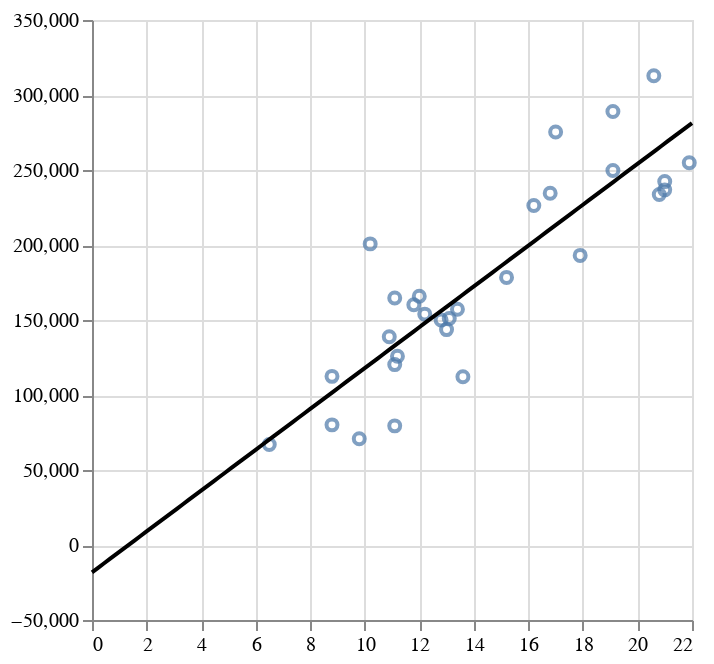

Source (notebook cell):
### Code cell
alt.Chart(df_swe_and_streamflow).mark_point().encode(
    alt.X('SWE:Q'),
    alt.Y('Seasonal total streamflow (acre-feet):Q')
) + alt.Chart(fit_line_df).mark_line(color='black').encode(
    alt.X('x:Q').title(''),
    alt.Y('y:Q').title('')
)

### Figure 1 — Vega-Lite specification as saved in the notebook (floating-point values rounded to 4 significant figures)
{"config": {"view": {"continuousWidth": 300, "continuousHeight": 300}}, "layer": [{"data": {"name": "data-207518f0fdf3b872be93061986733fb5"}, "mark": {"type": "point"}, "encoding": {"x": {"field": "SWE", "type": "quantitative"}, "y": {"field": "Seasonal total streamflow (acre-feet)", "type": "quantitative"}}}, {"data": {"name": "data-e79d7049810fe3e959f77336d7ddf53d"}, "mark": {"type": "line", "color": "black"}, "encoding": {"x": {"field": "x", "title": "", "type": "quantitative"}, "y": {"field": "y", "title": "", "type": "quantitative"}}}], "$schema": "https://vega.github.io/schema/vega-lite/v5.8.0.json", "datasets": {"data-207518f0fdf3b872be93061986733fb5": [{"SWE": 11.8, "SWE_units": "in", "datasource": "NRCS", "Seasonal total streamflow (acre-feet)": 160200.0, "type": "Feature", "geometry": {"type": "Point", "coordinates": [-107.0, 38.89, 10190.0]}}, {"SWE": 20.6, "SWE_units": "in", "datasource": "NRCS", "Seasonal total streamflow (acre-feet)": 312800.0, "type": "Feature", "geometry": {"type": "Point", "coordinates": [-107.0, 38.89, 10190.0]}}, {"SWE": 21.0, "SWE_units": "in", "datasource": "NRCS", "Seasonal total streamflow (acre-feet)": 236800.0, "type": "Feature", "geometry": {"type": "Point", "coordinates": [-107.0, 38.89, 10190.0]}}, {"SWE": 19.1, "SWE_units": "in", "datasource": "NRCS", "Seasonal total streamflow (acre-feet)": 288900.0, "type": "Feature", "geometry": {"type": "Point", "coordinates": [-107.0, 38.89, 10190.0]}}, {"SWE": 12.2, "SWE_units": "in", "datasource": "NRCS", "Seasonal total streamflow (acre-feet)": 153900.0, "type": "Feature", "geometry": {"type": "Point", "coordinates": [-107.0, 38.89, 10190.0]}}, {"SWE": 10.2, "SWE_units": "in", "datasource": "NRCS", "Seasonal total streamflow (acre-feet)": 200700.0, "type": "Feature", "geometry": {"type": "Point", "coordinates": [-107.0, 38.89, 10190.0]}}, {"SWE": 13.0, "SWE_units": "in", "datasource": "NRCS", "Seasonal total streamflow (acre-feet)": 143600.0, "type": "Feature", "geometry": {"type": "Point", "coordinates": [-107.0, 38.89, 10190.0]}}, {"SWE": 10.9, "SWE_units": "in", "datasource": "NRCS", "Seasonal total streamflow (acre-feet)": 138900.0, "type": "Feature", "geometry": {"type": "Point", "coordinates": [-107.0, 38.89, 10190.0]}}, {"SWE": 9.8, "SWE_units": "in", "datasource": "NRCS", "Seasonal total streamflow (acre-feet)": 70820.0, "type": "Feature", "geometry": {"type": "Point", "coordinates": [-107.0, 38.89, 10190.0]}}, {"SWE": 13.4, "SWE_units": "in", "datasource": "NRCS", "Seasonal total streamflow (acre-feet)": 157200.0, "type": "Feature", "geometry": {"type": "Point", "coordinates": [-107.0, 38.89, 10190.0]}}, {"SWE": 11.2, "SWE_units": "in", "datasource": "NRCS", "Seasonal total streamflow (acre-feet)": 125800.0, "type": "Feature", "geometry": {"type": "Point", "coordinates": [-107.0, 38.89, 10190.0]}}, {"SWE": 17.9, "SWE_units": "in", "datasource": "NRCS", "Seasonal total streamflow (acre-feet)": 193100.0, "type": "Feature", "geometry": {"type": "Point", "coordinates": [-107.0, 38.89, 10190.0]}}, {"SWE": 15.2, "SWE_units": "in", "datasource": "NRCS", "Seasonal total streamflow (acre-feet)": 178400.0, "type": "Feature", "geometry": {"type": "Point", "coordinates": [-107.0, 38.89, 10190.0]}}, {"SWE": 11.1, "SWE_units": "in", "datasource": "NRCS", "Seasonal total streamflow (acre-feet)": 120300.0, "type": "Feature", "geometry": {"type": "Point", "coordinates": [-107.0, 38.89, 10190.0]}}, {"SWE": 21.9, "SWE_units": "in", "datasource": "NRCS", "Seasonal total streamflow (acre-feet)": 254800.0, "type": "Feature", "geometry": {"type": "Point", "coordinates": [-107.0, 38.89, 10190.0]}}, {"SWE": 16.8, "SWE_units": "in", "datasource": "NRCS", "Seasonal total streamflow (acre-feet)": 234500.0, "type": "Feature", "geometry": {"type": "Point", "coordinates": [-107.0, 38.89, 10190.0]}}, {"SWE": 12.0, "SWE_units": "in", "datasource": "NRCS", "Seasonal total streamflow (acre-feet)": 165900.0, "type": "Feature", "geometry": {"type": "Point", "coordinates": [-107.0, 38.89, 10190.0]}}, {"SWE": 17.0, "SWE_units": "in", "datasource": "NRCS", "Seasonal total streamflow (acre-feet)": 275400.0, "type": "Feature", "geometry": {"type": "Point", "coordinates": [-107.0, 38.89, 10190.0]}}, {"SWE": 6.5, "SWE_units": "in", "datasource": "NRCS", "Seasonal total streamflow (acre-feet)": 67000.0, "type": "Feature", "geometry": {"type": "Point", "coordinates": [-107.0, 38.89, 10190.0]}}, {"SWE": 8.8, "SWE_units": "in", "datasource": "NRCS", "Seasonal total streamflow (acre-feet)": 112400.0, "type": "Feature", "geometry": {"type": "Point", "coordinates": [-107.0, 38.89, 10190.0]}}, {"SWE": 16.2, "SWE_units": "in", "datasource": "NRCS", "Seasonal total streamflow (acre-feet)": 226400.0, "type": "Feature", "geometry": {"type": "Point", "coordinates": [-107.0, 38.89, 10190.0]}}, {"SWE": 11.1, "SWE_units": "in", "datasource": "NRCS", "Seasonal total streamflow (acre-feet)": 164700.0, "type": "Feature", "geometry": {"type": "Point", "coordinates": [-107.0, 38.89, 10190.0]}}, {"SWE": 13.1, "SWE_units": "in", "datasource": "NRCS", "Seasonal total streamflow (acre-feet)": 151000.0, "type": "Feature", "geometry": {"type": "Point", "coordinates": [-107.0, 38.89, 10190.0]}}, {"SWE": 21.0, "SWE_units": "in", "datasource": "NRCS", "Seasonal total streamflow (acre-feet)": 242300.0, "type": "Feature", "geometry": {"type": "Point", "coordinates": [-107.0, 38.89, 10190.0]}}, {"SWE": 8.8, "SWE_units": "in", "datasource": "NRCS", "Seasonal total streamflow (acre-feet)": 80090.0, "type": "Feature", "geometry": {"type": "Point", "coordinates": [-107.0, 38.89, 10190.0]}}, {"SWE": 19.1, "SWE_units": "in", "datasource": "NRCS", "Seasonal total streamflow (acre-feet)": 249600.0, "type": "Feature", "geometry": {"type": "Point", "coordinates": [-107.0, 38.89, 10190.0]}}, {"SWE": 13.6, "SWE_units": "in", "datasource": "NRCS", "Seasonal total streamflow (acre-feet)": 112200.0, "type": "Feature", "geometry": {"type": "Point", "coordinates": [-107.0, 38.89, 10190.0]}}, {"SWE": 11.1, "SWE_units": "in", "datasource": "NRCS", "Seasonal total streamflow (acre-feet)": 79420.0, "type": "Feature", "geometry": {"type": "Point", "coordinates": [-107.0, 38.89, 10190.0]}}, {"SWE": 12.8, "SWE_units": "in", "datasource": "NRCS", "Seasonal total streamflow (acre-feet)": 150000.0, "type": "Feature", "geometry": {"type": "Point", "coordinates": [-107.0, 38.89, 10190.0]}}, {"SWE": 20.8, "SWE_units": "in", "datasource": "NRCS", "Seasonal total streamflow (acre-feet)": 233700.0, "type": "Feature", "geometry": {"type": "Point", "coordinates": [-107.0, 38.89, 10190.0]}}], "data-e79d7049810fe3e959f77336d7ddf53d": [{"x": 0.0, "y": -18210.0}, {"x": 0.2222, "y": -15180.0}, {"x": 0.4444, "y": -12160.0}, {"x": 0.6667, "y": -9134.0}, {"x": 0.8889, "y": -6108.0}, {"x": 1.111, "y": -3083.0}, {"x": 1.333, "y": -57.66}, {"x": 1.556, "y": 2968.0}, {"x": 1.778, "y": 5993.0}, {"x": 2.0, "y": 9018.0}, {"x": 2.222, "y": 12040.0}, {"x": 2.444, "y": 15070.0}, {"x": 2.667, "y": 18090.0}, {"x": 2.889, "y": 21120.0}, {"x": 3.111, "y": 24150.0}, {"x": 3.333, "y": 27170.0}, {"x": 3.556, "y": 30200.0}, {"x": 3.778, "y": 33220.0}, {"x": 4.0, "y": 36250.0}, {"x": 4.222, "y": 39270.0}, {"x": 4.444, "y": 42300.0}, {"x": 4.667, "y": 45320.0}, {"x": 4.889, "y": 48350.0}, {"x": 5.111, "y": 51370.0}, {"x": 5.333, "y": 54400.0}, {"x": 5.556, "y": 57420.0}, {"x": 5.778, "y": 60450.0}, {"x": 6.0, "y": 63480.0}, {"x": 6.222, "y": 66500.0}, {"x": 6.444, "y": 69530.0}, {"x": 6.667, "y": 72550.0}, {"x": 6.889, "y": 75580.0}, {"x": 7.111, "y": 78600.0}, {"x": 7.333, "y": 81630.0}, {"x": 7.556, "y": 84650.0}, {"x": 7.778, "y": 87680.0}, {"x": 8.0, "y": 90700.0}, {"x": 8.222, "y": 93730.0}, {"x": 8.444, "y": 96750.0}, {"x": 8.667, "y": 99780.0}, {"x": 8.889, "y": 102800.0}, {"x": 9.111, "y": 105800.0}, {"x": 9.333, "y": 108900.0}, {"x": 9.556, "y": 111900.0}, {"x": 9.778, "y": 114900.0}, {"x": 10.0, "y": 117900.0}, {"x": 10.22, "y": 121000.0}, {"x": 10.44, "y": 124000.0}, {"x": 10.67, "y": 127000.0}, {"x": 10.89, "y": 130000.0}, {"x": 11.11, "y": 133100.0}, {"x": 11.33, "y": 136100.0}, {"x": 11.56, "y": 139100.0}, {"x": 11.78, "y": 142100.0}, {"x": 12.0, "y": 145200.0}, {"x": 12.22, "y": 148200.0}, {"x": 12.44, "y": 151200.0}, {"x": 12.67, "y": 154200.0}, {"x": 12.89, "y": 157300.0}, {"x": 13.11, "y": 160300.0}, {"x": 13.33, "y": 163300.0}, {"x": 13.56, "y": 166300.0}, {"x": 13.78, "y": 169400.0}, {"x": 14.0, "y": 172400.0}, {"x": 14.22, "y": 175400.0}, {"x": 14.44, "y": 178400.0}, {"x": 14.67, "y": 181500.0}, {"x": 14.89, "y": 184500.0}, {"x": 15.11, "y": 187500.0}, {"x": 15.33, "y": 190500.0}, {"x": 15.56, "y": 193600.0}, {"x": 15.78, "y": 196600.0}, {"x": 16.0, "y": 199600.0}, {"x": 16.22, "y": 202600.0}, {"x": 16.44, "y": 205700.0}, {"x": 16.67, "y": 208700.0}, {"x": 16.89, "y": 211700.0}, {"x": 17.11, "y": 214700.0}, {"x": 17.33, "y": 217800.0}, {"x": 17.56, "y": 220800.0}, {"x": 17.78, "y": 223800.0}, {"x": 18.0, "y": 226800.0}, {"x": 18.22, "y": 229900.0}, {"x": 18.44, "y": 232900.0}, {"x": 18.67, "y": 235900.0}, {"x": 18.89, "y": 238900.0}, {"x": 19.11, "y": 242000.0}, {"x": 19.33, "y": 245000.0}, {"x": 19.56, "y": 248000.0}, {"x": 19.78, "y": 251000.0}, {"x": 20.0, "y": 254100.0}, {"x": 20.22, "y": 257100.0}, {"x": 20.44, "y": 260100.0}, {"x": 20.67, "y": 263200.0}, {"x": 20.89, "y": 266200.0}, {"x": 21.11, "y": 269200.0}, {"x": 21.33, "y": 272200.0}, {"x": 21.56, "y": 275300.0}, {"x": 21.78, "y": 278300.0}, {"x": 22.0, "y": 281300.0}]}}
